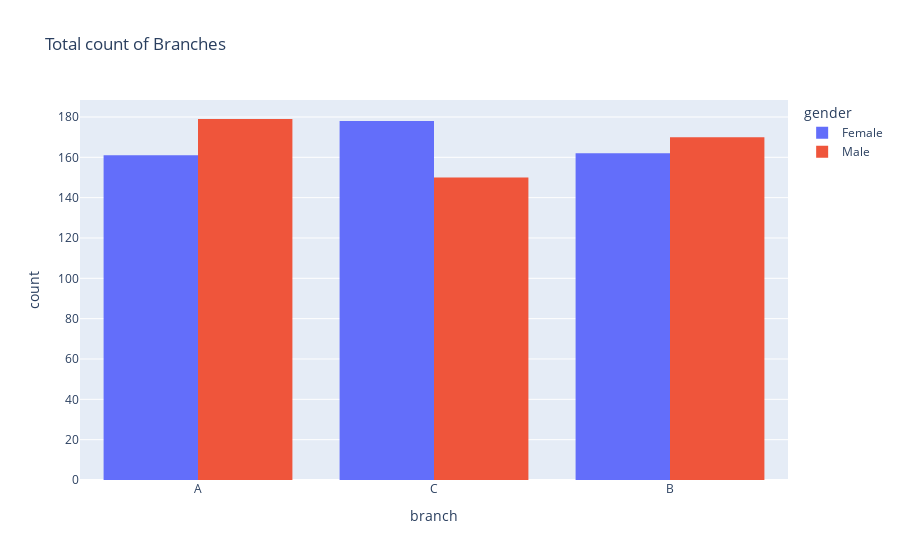

Source (notebook cell):
### Code cell
#Total count of Branches
fig = px.histogram(sales_data, x = 'branch',color='gender',barmode='group',title='Total count of Branches')
fig

### Figure 1 — Plotly figure (JSON) as saved in the notebook; plotly's stock layout.template omitted (floating-point values rounded to 4 significant figures; data arrays with more than 128 entries replaced by an {"elided": "..."} marker saying what was removed)
{"data": [{"alignmentgroup": "True", "bingroup": "x", "hovertemplate": "gender=Female<br>branch=%{x}<br>count=%{y}<extra></extra>", "legendgroup": "Female", "marker": {"color": "#636efa", "pattern": {"shape": ""}}, "name": "Female", "offsetgroup": "Female", "orientation": "v", "showlegend": true, "type": "histogram", "x": {"elided": "501 str values"}, "xaxis": "x", "yaxis": "y"}, {"alignmentgroup": "True", "bingroup": "x", "hovertemplate": "gender=Male<br>branch=%{x}<br>count=%{y}<extra></extra>", "legendgroup": "Male", "marker": {"color": "#EF553B", "pattern": {"shape": ""}}, "name": "Male", "offsetgroup": "Male", "orientation": "v", "showlegend": true, "type": "histogram", "x": {"elided": "499 str values"}, "xaxis": "x", "yaxis": "y"}], "layout": {"barmode": "group", "legend": {"title": {"text": "gender"}, "tracegroupgap": 0}, "title": {"text": "Total count of Branches"}, "xaxis": {"anchor": "y", "domain": [0, 1], "title": {"text": "branch"}}, "yaxis": {"anchor": "x", "domain": [0, 1], "title": {"text": "count"}}}}
